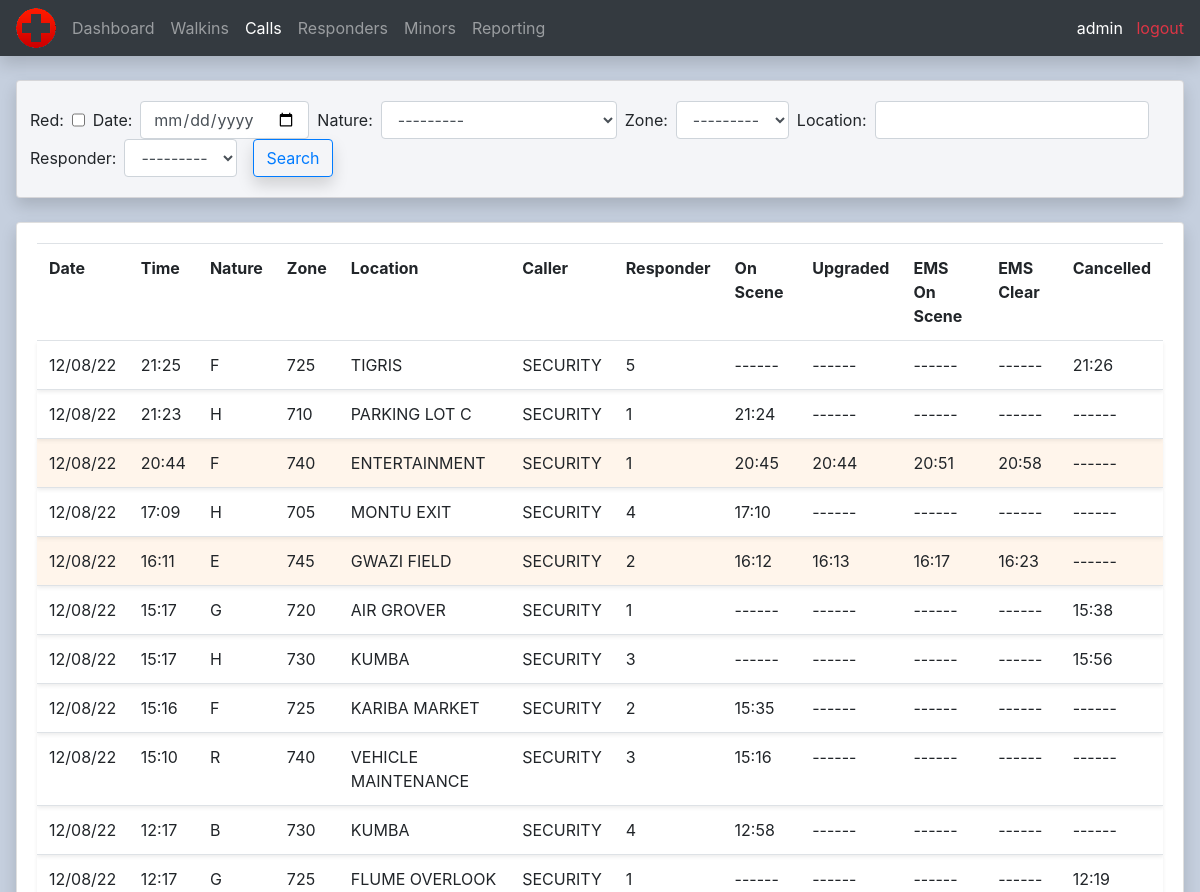
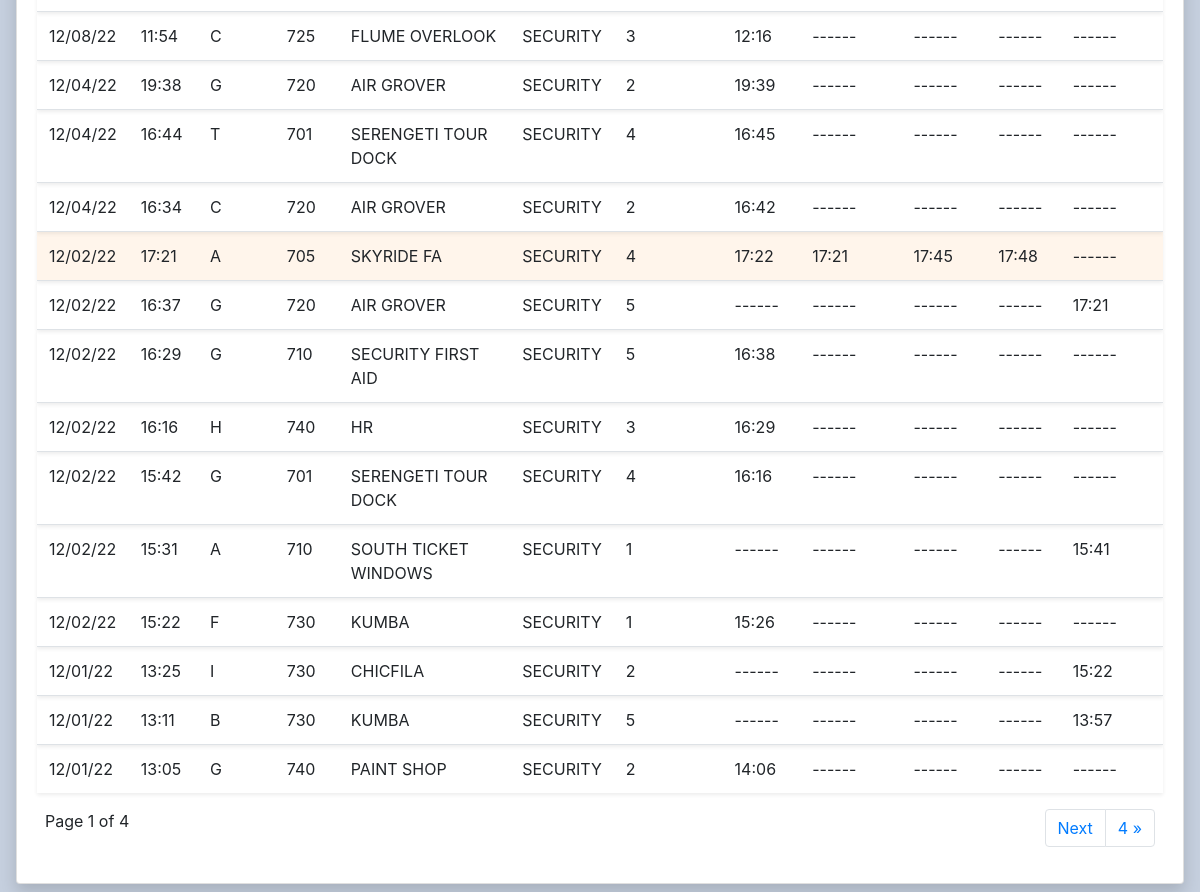
The app's page /calls/ (signed in), older data (2 pictures, top to bottom).
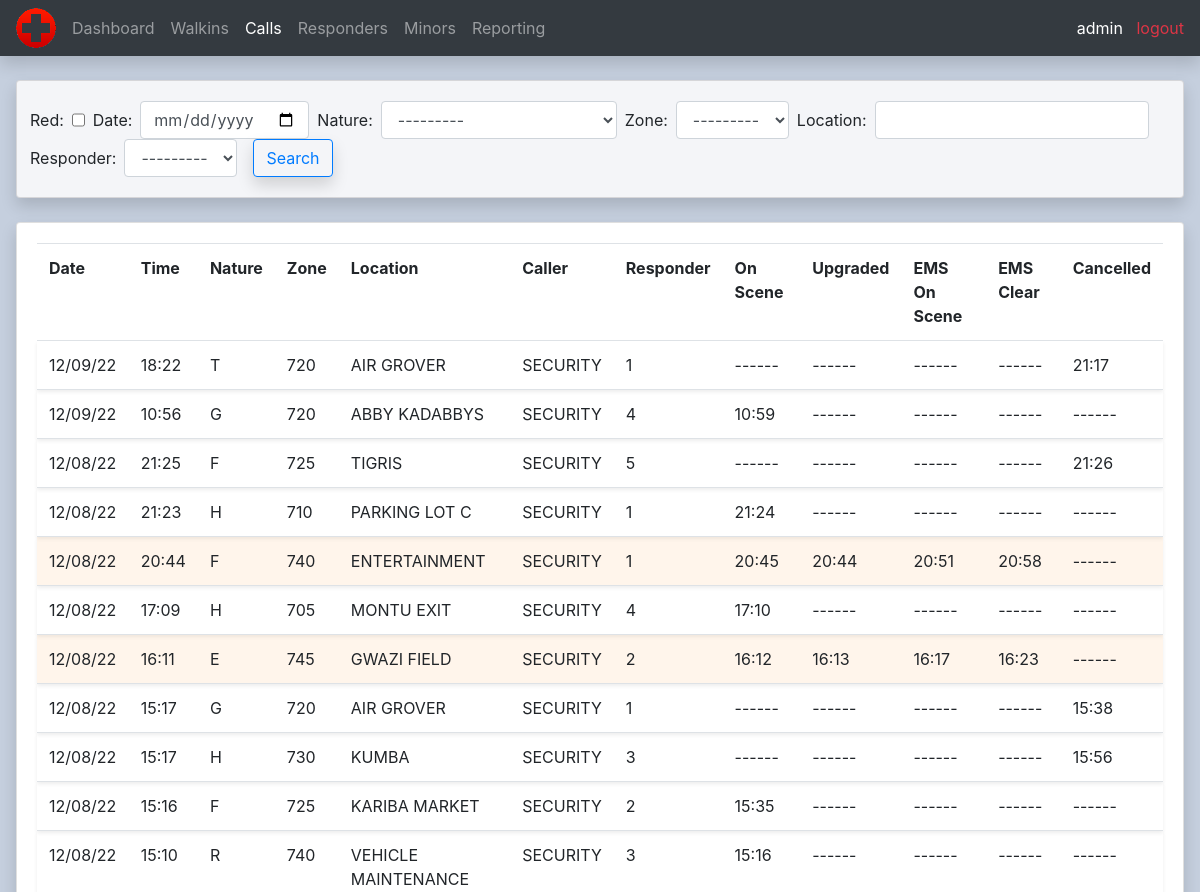
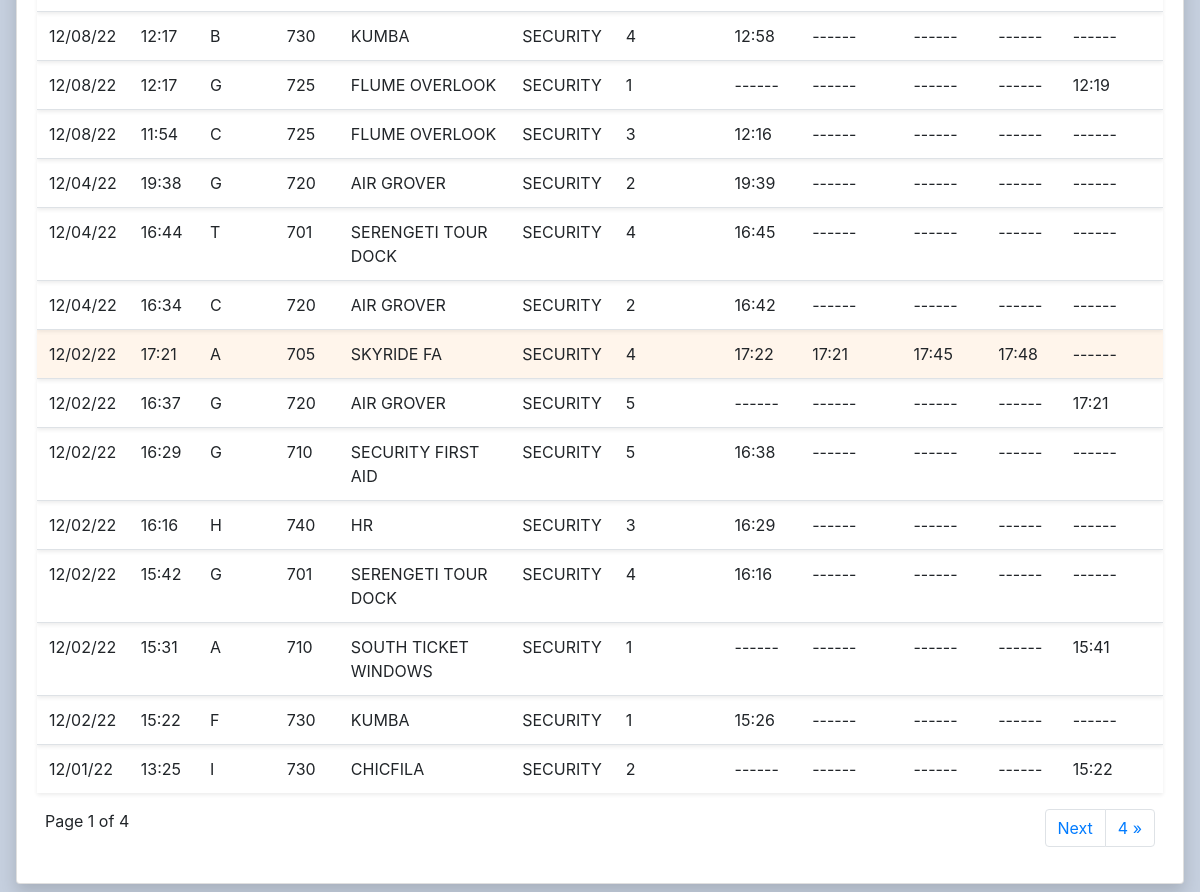
The same page, newer data (2 pictures, top to bottom).
### calls/models.py (models this page shows, shortened)
class Call(models.Model):
    CALL_TYPES = (
        ('A', 'A - ALLERGIC REACTION'),
        ('B', 'B - BITE/STING'),
        ('C', 'C - CARDIAC'),
        ('E', 'E - EXPOSURE'),
        ('F', 'F - FAINT'),
        ('G', 'G - GUEST ASSISTANCE'),
        ('H', 'H - HEAT RELATED'),
        ('I', 'I - ILLNESS'),
        ('R', 'R - RESPIRATORY'),
        ('T', 'T - TRAUMA'),
        ('U', 'U - UNKNOWN'),
        ('X', 'X - SEIZURE')
    )
    ZONES = (
        ('701', '701'),
        ('705', '705'),
        ('710', '710'),
        ('720', '720'),
        ('725', '725'),
        ('730', '730'),
        ('740', '740'),
        ('745', '745'),
    )
    datetime = models.DateTimeField(auto_now_add=True, null=True)
    nature = models.CharField(max_length=100, null=True, choices=CALL_TYPES)
    responder = models.ForeignKey(Responder, on_delete=models.SET_NULL, null=True)
    red = models.BooleanField(default=False, blank=True, null=True)
    zone = models.CharField(max_length=100, choices=ZONES, default='701', null=True)
    location = models.CharField(max_length=100, null=True)
    caller = models.CharField(max_length=100,default="SECURITY", null=True)
    on_scene_time = models.TimeField(default=None, blank=True, null=True)
    upgrade_time = models.TimeField(default=None, blank=True, null=True)
    ems_on_scene_time = models.TimeField(default=None, blank=True, null=True)
    ems_clear_scene_time = models.TimeField(default=None, blank=True, null=True)
    cancel_time = models.TimeField(default=None, blank=True, null=True)

### calls/decorators.py (the view)
        def wrapper_func(request, *args, **kwargs):
            group = None
            if request.user.groups.exists():
                group = request.user.groups.all()[0].name
            if group in allowed_roles:
                return view_func(request, *args, **kwargs)
            else:
                return HttpResponse('You are not authorized to view this page')

### calls/models.py (called while the page is built)
    def __str__(self):
        return self.firstname

### calls/views.py (called while the page is built)
@login_required(login_url='login')
@allowed_users(allowed_roles=['Admin', 'Supervisors'])
def allCalls(request):
    calls = Call.objects.all().order_by('-datetime').values()
    callFilter = CallFilter(request.GET, queryset=calls)
    calls = callFilter.qs
    paginator = Paginator(calls, 25)
    page_number = request.GET.get('page')
    page_obj = Paginator.get_page(paginator, page_number)
    context = {
            'calls': calls,
            'callFilter': callFilter,
            'page_obj': page_obj,
            }
    return render(request, 'calls/all_calls.html', context)

### calls/templates/calls/all_calls.html (shortened to what this page needs)
{%  extends 'calls/main.html' %}
{% block content %}
<br>
<div class="row">
	<div class="col-md ml-3 mr-3">
		<div class="card card-body gray shadow">
			<div class="row">
				<form method="get" class="form-inline ml-2" id="call-filter-form">
					{{ callFilter.form }}
					<button class="btn btn-outline-primary ml-2 shadow" type="submit">Search</button>
				</form>
			</div>
		</div>
		<br>
		<div class="card card-body mb-2 shadow">
			<table class="table">
				<tr>
					<th>Date</th>
					<th>Time</th>
					<th>Nature</th>
					<th>Zone</th>
                    <th>Location</th>
                    <th>Caller</th>
                    <th>Responder</th>
					<th>On Scene</th>
                    <th>Upgraded</th>
                    <th>EMS On Scene</th>
                    <th>EMS Clear</th>
					<th>Cancelled</th>
				</tr>
				{% for call in page_obj %}
					<tr class="shadow-sm {% if call.upgrade_time %}orange-less{% endif %}">
						<td>{{ call.datetime|date:"m/d/y" }}</td>
						<td>{{ call.datetime|time:"G:i" }}</td>
						<td>{{ call.nature }}</td>
						<td>{{ call.zone }}</td>
                        <td>{{ call.location }}</td>
                        <td>{{ call.caller }}</td>
						<td>{{ call.responder_id }}</td>
						<td>{% if call.on_scene_time %}{{ call.on_scene_time|time:"G:i" }}{% else %}------{% endif %}</td>
                        <td>{% if call.upgrade_time %}{{ call.upgrade_time|time:"G:i" }}{% else %}------{% endif %}</td>
                        <td>{% if call.ems_on_scene_time %}{{ call.ems_on_scene_time|time:"G:i" }}{% else %}------{% endif %}</td>
                        <td>{% if call.ems_clear_scene_time %}{{ call.ems_clear_scene_time|time:"G:i" }}{% else %}------{% endif %}</td>
						<td>{% if call.cancel_time %}{{ call.cancel_time|time:"G:i" }}{% else %}------{% endif %}</td>
					</tr>
				{% endfor %}
			</table>
			<div class="row ml-2 mr-2">
				<p>Page {{ page_obj.number }} of {{ page_obj.paginator.num_pages}}</p>
				<ul class="pagination align-right float-right ml-auto">
					{% if page_obj.has_next %}
					<li class="page-item"> <a class="page-link" href="?page={{ page_obj.next_page_number }}">Next</a></li>
					<li class="page-item"> <a class="page-link" href="?page={{ page_obj.paginator.num_pages }}">{{ page_obj.paginator.num_pages}} &raquo;</a></li>
					{% endif %}
				</ul>
			</div>
		</div>
	</div>
</div>
{% endblock content %}

Row changes from the older to the newer data that the page shows:
no longer on this page (row unchanged): Call: datetime "12/01/22", datetime "13:11", nature "B", zone "730", location "KUMBA", caller "SECURITY", responder_id "5", cancel_time "13:57"
no longer on this page (row unchanged): Call: datetime "12/01/22", datetime "13:05", nature "G", zone "740", location "PAINT SHOP", caller "SECURITY", responder_id "2", on_scene_time "14:06"
added Call: datetime "12/09/22", datetime "18:22", nature "T", zone "720", location "AIR GROVER", caller "SECURITY", responder_id "1", cancel_time "21:17"
added Call: datetime "12/09/22", datetime "10:56", nature "G", zone "720", location "ABBY KADABBYS", caller "SECURITY", responder_id "4", on_scene_time "10:59"
